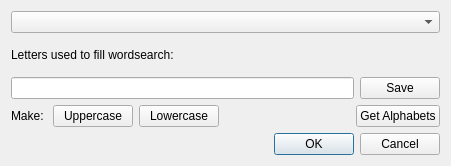
<?xml version="1.0" encoding="UTF-8"?>
<ui version="4.0">
 <class>alphabet</class>
 <widget class="QDialog" name="alphabet">
  <property name="windowModality">
   <enum>Qt::NonModal</enum>
  </property>
  <property name="geometry">
   <rect>
    <x>0</x>
    <y>0</y>
    <width>451</width>
    <height>166</height>
   </rect>
  </property>
  <property name="windowTitle">
   <string>Alphabet - Word Search Creator</string>
  </property>
  <property name="modal">
   <bool>true</bool>
  </property>
  <layout class="QVBoxLayout">
   <item>
    <widget class="QComboBox" name="Alphabetcbox"/>
   </item>
   <item>
    <widget class="QLabel" name="label">
     <property name="text">
      <string>Letters used to fill wordsearch:</string>
     </property>
    </widget>
   </item>
   <item>
    <layout class="QHBoxLayout">
     <item>
      <widget class="QLineEdit" name="AlphabetBox"/>
     </item>
     <item>
      <widget class="QPushButton" name="saveButton">
       <property name="text">
        <string>Save</string>
       </property>
      </widget>
     </item>
    </layout>
   </item>
   <item>
    <layout class="QHBoxLayout">
     <item>
      <widget class="QLabel" name="label_2">
       <property name="text">
        <string>Make: </string>
       </property>
      </widget>
     </item>
     <item>
      <widget class="QPushButton" name="MakeUpper">
       <property name="text">
        <string>Uppercase</string>
       </property>
      </widget>
     </item>
     <item>
      <widget class="QPushButton" name="MakeLower">
       <property name="text">
        <string>Lowercase</string>
       </property>
      </widget>
     </item>
     <item>
      <spacer>
       <property name="orientation">
        <enum>Qt::Horizontal</enum>
       </property>
       <property name="sizeHint" stdset="0">
        <size>
         <width>40</width>
         <height>20</height>
        </size>
       </property>
      </spacer>
     </item>
     <item>
      <widget class="QPushButton" name="GetFromWeb">
       <property name="text">
        <string>Get Alphabets</string>
       </property>
      </widget>
     </item>
    </layout>
   </item>
   <item>
    <widget class="QDialogButtonBox" name="buttonBox">
     <property name="orientation">
      <enum>Qt::Horizontal</enum>
     </property>
     <property name="standardButtons">
      <set>QDialogButtonBox::Cancel|QDialogButtonBox::Ok</set>
     </property>
    </widget>
   </item>
  </layout>
 </widget>
 <resources/>
 <connections>
  <connection>
   <sender>buttonBox</sender>
   <signal>rejected()</signal>
   <receiver>alphabet</receiver>
   <slot>reject()</slot>
   <hints>
    <hint type="sourcelabel">
     <x>316</x>
     <y>260</y>
    </hint>
    <hint type="destinationlabel">
     <x>286</x>
     <y>274</y>
    </hint>
   </hints>
  </connection>
 </connections>
</ui>
